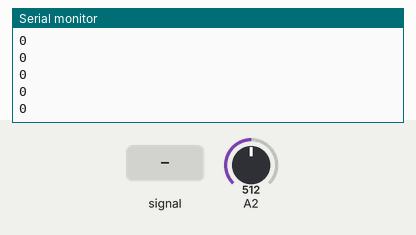
Bench run of a sketch on a simulated Arduino Uno, built with avr-gcc and run on an emulated ATmega328P. On the bench: the last lines printed to the serial monitor. The inputs (shaded band) are chosen by the test bench; at power-on: A2 = 512.

Above: at 1.2 s.
1.3 s: A2 fed a 200 Hz sine of ±81 counts around its level
At 2.1 s:
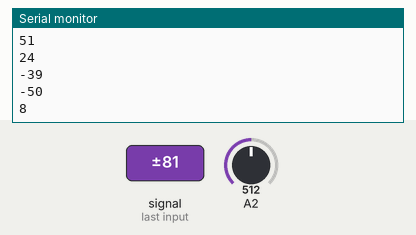
2.8 s: A2 set to 716
At 3.9 s:
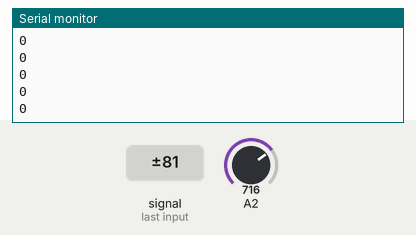
4.3 s: A2 fed a 1000 Hz sine of ±255 counts around its level
At 5.0 s:
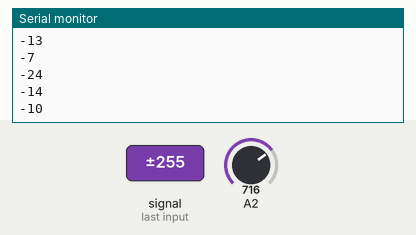
5.8 s: A2 set to 900
At 6.4 s:
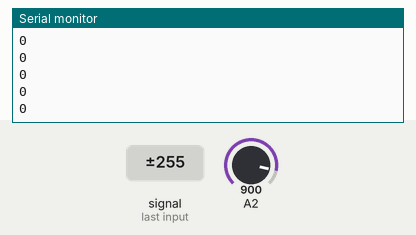
Timing chart, 0 to 8.3 s (numbered marks = the images above; inputs shaded):
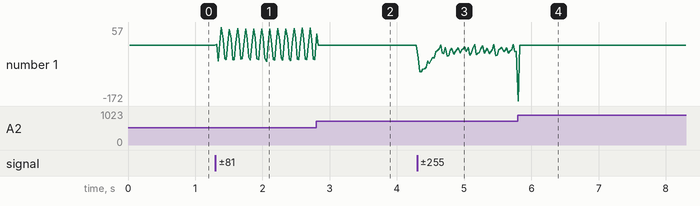

The sketch:

assignment_6_homebrew_sensor.ino
```cpp
long result;   //variable for the result of the tx_rx measurement.

class CapacitorSensor {
  public:
    CapacitorSensor(int t_pin, int a_pin, int n_samples, unsigned long wait_us = 100)
      : tx_pin(t_pin), analog_pin(a_pin), N_samples(n_samples), wait_us(wait_us) {}

    void begin() {
      pinMode(tx_pin, OUTPUT);
      digitalWrite(tx_pin, LOW);
      resetRun();
      done = false;
      have_last_value = false;
    }

    bool update() {
      if (done) return true;  // hold result until read()

      unsigned long now = micros();

      switch (phase) {
        case 0: // start a new sample
          digitalWrite(tx_pin, HIGH);
          read_high = analogRead(analog_pin);
          t_mark = now;
          phase = 1;
          break;

        case 1: // wait for wait_us and take second reading
          if ((unsigned long)(now - t_mark) >= wait_us) {
            digitalWrite(tx_pin, LOW);
            int read_low = analogRead(analog_pin);
            sum += (long)(read_high - read_low);
            samples_done++;
            phase = 0;
            if (samples_done >= N_samples) {
              last_value = sum;
              done = true;
              have_last_value = true;
              resetRun(); // prep for next cycle
            }
          }
          break;
      }
      return done;
    }

    // get finished result and clear "done" flag
    long read() {
      done = false;
      return last_value;
    }

    bool available() const { return have_last_value && done; }

  private:
    int tx_pin;
    int analog_pin;
    int N_samples;
    unsigned long wait_us;

    // state
    int phase = 0;  // 0 = start sample, 1 = waiting
    unsigned long t_mark = 0; // time marker from micros()
    int read_high = 0;
    long sum = 0;
    int samples_done = 0;

    // output
    long last_value = 0;
    bool done = false;
    bool have_last_value = false;

    void resetRun() {
      phase = 0;
      t_mark = 0;
      sum = 0;
      samples_done = 0;
    }
};

CapacitorSensor cs(33, 32, 100, 100);

void setup() {
  Serial.begin(9600);
  cs.begin();
}

void loop() {
  if (cs.update()) {
    long v = cs.read();
    Serial.println(v);
  }
}
```

Measured:
- after the input at 1.3 s, the serial monitor: prints a new line at once (image 1)
- after the input at 2.8 s, the serial monitor: prints a new line at once (image 2)
- after the input at 4.3 s, the serial monitor: prints a new line at once (image 3)
- after the input at 5.8 s, the serial monitor: prints a new line at once (image 4)
- plotted number 1: 0 → -45 after the input at 1.3 s, 0 → -18 after the input at 4.3 s
